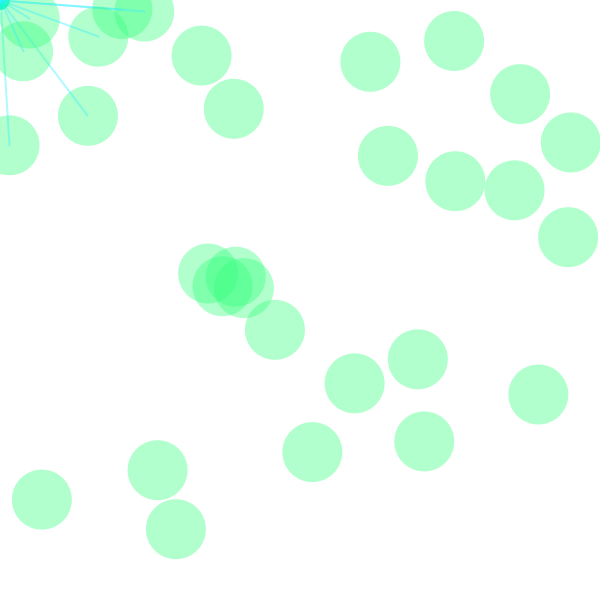
Frame 1 (no input)
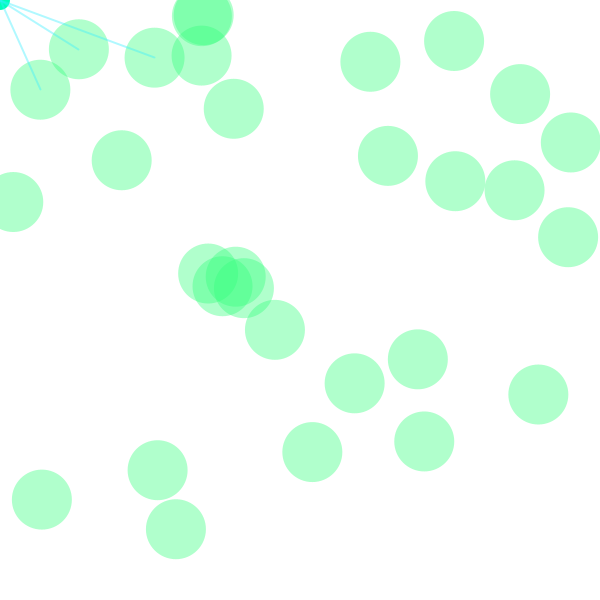
Frame 60 (the mouse pressed at the canvas centre just before this capture)
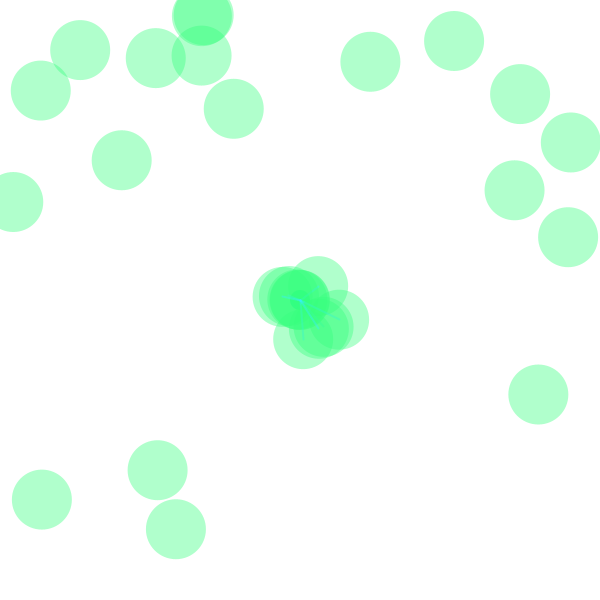
Frame 120 (the mouse held since frame 60 and released just before this capture)

The Processing sketch that drew these frames (run headless with seeded random() and noise(); from frame 60 on, the mouse is pressed at the canvas centre):

// Processing sketch: Gustavo2_combinado
// ── Gustavo2_combinado.pde
/*Tomas de Camino
Editado por Gustavo Richmond
 */
int nBolas =30;
float [][] bolas = new float[nBolas][2];
 
void setup() {
  size(600, 600);
  noCursor();
  smooth();
  colorMode(HSB, 255, 255, 255);
  for (int i=0;i<nBolas;i++) {
    bolas[i][0]=random(width);
    bolas[i][1]=random(width);
  }
}
 
void draw() {
  noStroke();
  background(255);
  fill(116, 255, 255);
  ellipse(mouseX, mouseY, 20, 20);//dibuja la elipse del mouse
  fill(100, 200, 255, 100);
  for (int i=0;i<nBolas;i++) {
    float distancia = sqrt(sq(mouseX-bolas[i][0])+sq(mouseY-bolas[i][1]));
    noStroke();
    ellipse(bolas[i][0], bolas[i][1], 60, 60);
    if(mousePressed){
       if(distancia<200){
       //calcula la nueva posicion de la bola
       strokeWeight(2);
       stroke(131,200,255,100);
       line(mouseX,mouseY,bolas[i][0],bolas[i][1]);
       bolas[i][0]+=(mouseX-bolas[i][0])/(i*2);
       bolas[i][1]+=(mouseY-bolas[i][1])/(i*2);
      }
    }
    else if(distancia<200){
     //calcula la nueva posicion de la bola
     strokeWeight(2);
     stroke(131,200,255,100);
     line(mouseX,mouseY,bolas[i][0],bolas[i][1]);
     bolas[i][0]-=(mouseX-bolas[i][0])/(i*5);
     bolas[i][1]-=(mouseY-bolas[i][1])/(i*5);
    }

  }
}
